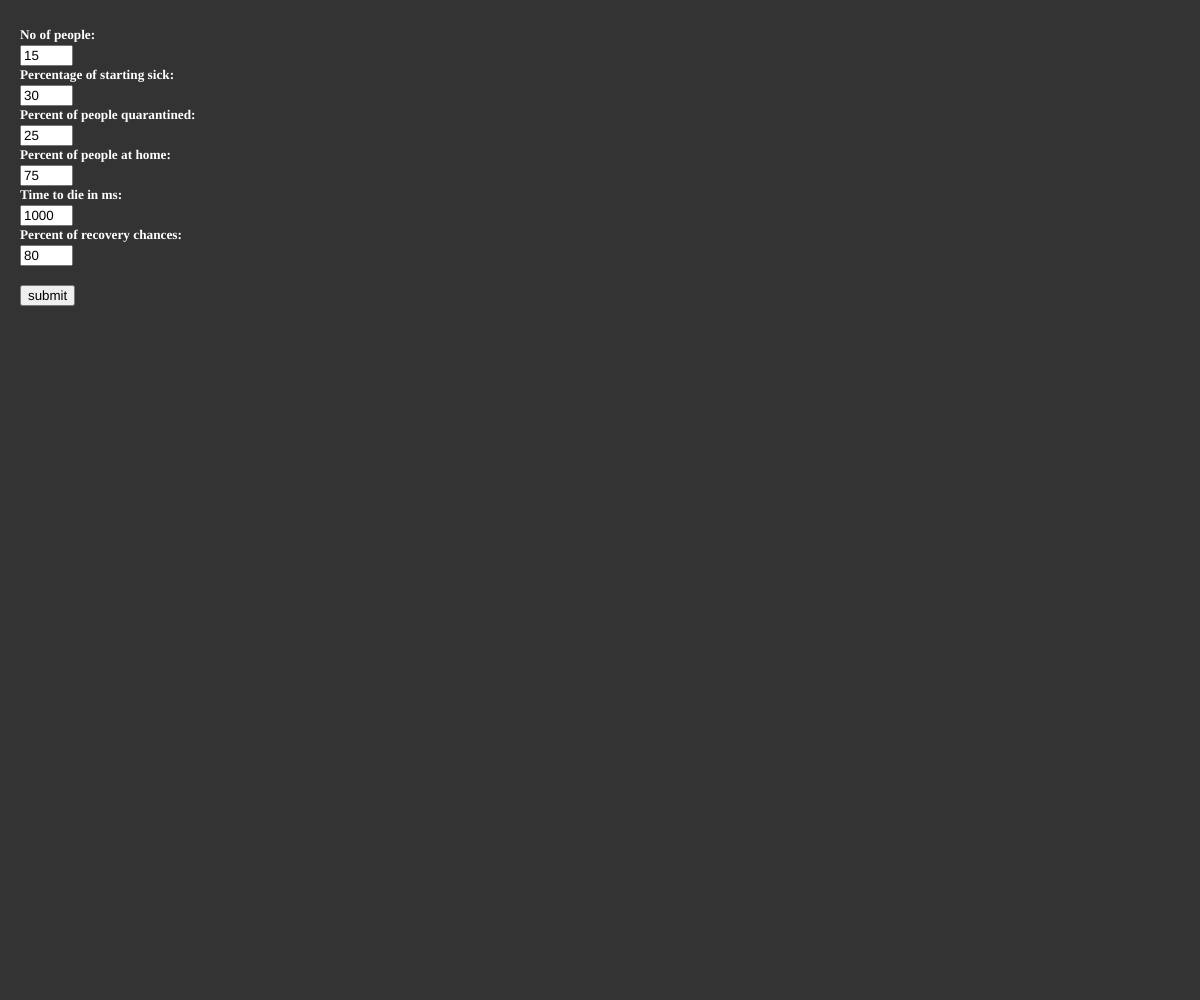
Frame 1 (no input)
Frame 60 (no input): identical to frame 1, image omitted
Frame 120 (the mouse pressed at the canvas centre since frame 60): identical to frame 1, image omitted

The p5.js sketch that drew this single still picture (run headless with seeded random() and noise() and a simulated clock; from frame 60 on, the mouse is pressed at the canvas centre):

// p5.js sketch
// ── sketch.js
let window_x;
let window_y;
let number_of_balls = 15;
let probabilty_of_sick = 30;
let probabilty_of_quar = 25;
let probaility_at_home = 75;
let balls = [];
let RADIU = 20;
let pause = false;
let time_to_death = 10000;
let recovery_probabilty = 80;

let sick_count = 0;
let dead_count = 0;
let recovered_count = 0;
let healty_count = number_of_balls;
let inputs = {
  number_of_balls: {
    defaultValue: 15,
    label: "No of people:",
    x: 20,
    y: 5,
    obj: null,
  },
  probabilty_of_sick: {
    defaultValue: 30,
    label: "Percentage of starting sick:",
    x: 20,
    y: 45,
    obj: null,
  },
  probabilty_of_quar: {
    defaultValue: 25,
    label: "Percent of people quarantined:",
    x: 20,
    y: 85,
    obj: null,
  },
  probaility_at_home: {
    defaultValue: 75,
    label: "Percent of people at home:",
    x: 20,
    y: 125,
    obj: null,
  },
  time_to_death: {
    defaultValue: 10000,
    label: "Time to die in ms:",
    x: 20,
    y: 165,
    obj: null,
  },
  recovery_probabilty: {
    defaultValue: 80,
    label: "Percent of recovery chances:",
    x: 20,
    y: 205,
    obj: null,
  },
};

function setThings() {
  number_of_balls = inputs["number_of_balls"].obj.value();
  probabilty_of_sick = inputs["probabilty_of_sick"].obj.value();
  probabilty_of_quar = inputs["probabilty_of_quar"].obj.value();
  probaility_at_home = inputs["probaility_at_home"].obj.value();
  time_to_death = inputs["time_to_death"].obj.value();
  recovery_probabilty = inputs["recovery_probabilty"].obj.value();
  balls = [];
  RADIU = 20;
  pause = false;
  sick_count = 0;
  dead_count = 0;
  recovered_count = 0;
  healty_count = number_of_balls;

  let placed_balls = 1;
  window_x = windowWidth - 200;
  window_y = windowHeight;
  let x = random(0, window_x - RADIU);
  let y = random(0, window_y - RADIU);
  let at_home = random(100);
  let quar = random(100);
  let sick = random(100);
  if (quar < probabilty_of_quar) {
    balls[0] = new Ball(
      x,
      y,
      false,
      sick < probabilty_of_sick,
      at_home < probaility_at_home
    );
  } else {
    balls[0] = new Ball(x, y, true, sick < probabilty_of_sick, false);
  }

  while (placed_balls < number_of_balls) {
    x = random(0, window_x - RADIU);
    y = random(0, window_y - RADIU);
    let placeit = true;
    let ball_hit = 0;
    for (let i = 0; i < placed_balls; i++) {
      if (
        (x > balls[i].position.x - RADIU && x < balls[i].position.x + RADIU) ||
        (y > balls[i].position.y - RADIU && y < balls[i].position.y + RADIU)
      ) {
        placeit = false;
        ball_hit = i;
        break;
      }
    }
    if (placeit) {
      //console.log("ball"+placed_balls);
      at_home = random(100);
      quar = random(100);
      sick = random(100);
      if (quar < probabilty_of_quar) {
        balls[placed_balls] = new Ball(
          x,
          y,
          false,
          sick < probabilty_of_sick,
          at_home < probaility_at_home
        );
      } else {
        balls[placed_balls] = new Ball(
          x,
          y,
          true,
          sick < probabilty_of_sick,
          false
        );
      }
      placed_balls++;
    } else {
    }
  }
  // createCanvas(windowWidth, windowHeight);
}

function createInputs() {
  for (let x in inputs) {
    let labelText = createElement("h5", inputs[x].label);
    labelText.style("color", "#ffffff");
    labelText.position(inputs[x].x, inputs[x].y);
    inputs[x].obj = createInput(inputs[x].defaultValue, "number");
    inputs[x].obj.size(45);
    inputs[x].obj.position(inputs[x].x, inputs[x].y + 40);
  }
}

function setup() {
  createInputs();
  button = createButton("submit");
  button.position(20, 285);
  button.mousePressed(setThings);

  //balls setup
  createCanvas(windowWidth, windowHeight);
}

function draw() {
  background(51);

  for (let b in balls) {
    //console.log('--')
    //console.log(balls[b])
    if (!pause) balls[b].update();
    balls[b].display();
    if (!pause) balls[b].checkBoundaryCollision();
  }
  if (!pause) {
    for (let i = 0; i < balls.length; i++) {
      for (let j = 0; j < balls.length; j++) {
        balls[i].checkCollision(balls[j]);
      }
    }
  }
  textSize(25);
  fill("white");
  stroke("grey");
  text("Total: " + number_of_balls, window_x + 10, 30);
  text("Healthy: " + healty_count, window_x + 10, 60);
  text("Sick: " + sick_count, window_x + 10, 90);
  text("Dead: " + dead_count, window_x + 10, 120);
  text("Recovered: " + recovered_count, window_x + 10, 150);
}

function keyPressed() {
  if (key == 32) {
    pause = !pause;
    //console.log("pause: "+pause);
  }
}

class Ball {
  constructor(x, y, _is_moving, _is_sick, _cannot_spread) {
    this.position = createVector(x, y);
    this.velocity = p5.Vector.random2D();
    if (_is_moving) {
      this.velocity.mult(2);
    } else {
      this.velocity.mult(0);
    }
    this.radius = RADIU;
    this.m = this.radius * 0.1;
    this.is_moving = _is_moving;
    this.is_sick = _is_sick;
    this.cannot_spread = _cannot_spread;
    if (this.is_sick) {
      this.time_of_sickness = millis();
      sick_count++;
      healty_count--;
    } else {
      this.time_of_sickness = null;
    }
  }

  update() {
    this.position.add(this.velocity);
    if (this.is_sick && !this.is_dead) {
      if (millis() - this.time_of_sickness > time_to_death) {
        this.is_dead = true;
        this.cannot_spread = true;
        dead_count++;
        if (random(100) < recovery_probabilty) {
          recovered_count++;
          dead_count--;
          healty_count++;
          this.is_recovered = true;
        } else {
          this.velocity.mult(0);
        }
        sick_count--;
      }
    }
  }

  checkBoundaryCollision() {
    if (this.is_moving) {
      if (this.position.x > window_x - this.radius) {
        this.position.x = window_x - this.radius;
        this.velocity.x *= -1;
      } else if (this.position.x < this.radius) {
        this.position.x = this.radius;
        this.velocity.x *= -1;
      } else if (this.position.y > window_y - this.radius) {
        this.position.y = window_y - this.radius;
        this.velocity.y *= -1;
      } else if (this.position.y < this.radius) {
        this.position.y = this.radius;
        this.velocity.y *= -1;
      }
    }
  }

  checkCollision(other) {
    if (this.is_moving) {
      // Get distances between the balls components
      let distanceVect = p5.Vector.sub(other.position, this.position);

      // Calculate magnitude of the vector separating the balls
      let distanceVectMag = distanceVect.mag();

      // Minimum distance before they are touching
      let minDistance = this.radius + other.radius;

      if (distanceVectMag < minDistance) {
        let distanceCorrection = (minDistance - distanceVectMag) / 2.0;
        let d = distanceVect.copy();
        let correctionVector = d.normalize().mult(distanceCorrection);
        if (other.is_moving) {
          other.position.add(correctionVector);
        }
        this.position.sub(correctionVector);

        // get angle of distanceVect
        let theta = distanceVect.heading();
        // precalculate trig values
        let sine = sin(theta);
        let cosine = cos(theta);

        /* bTemp will hold rotated ball positions. You 
         just need to worry about bTemp[1] position*/
        let bTemp = [createVector(), createVector()];

        /* this ball's position is relative to the other
         so you can use the vector between them (bVect) as the 
         reference polet in the rotation expressions.
         bTemp[0].position.x and bTemp[0].position.y will initialize
         automatically to 0.0, which is what you want
         since b[1] will rotate around b[0] */
        bTemp[1].x = cosine * distanceVect.x + sine * distanceVect.y;
        bTemp[1].y = cosine * distanceVect.y - sine * distanceVect.x;

        // rotate Temporary velocities
        let vTemp = [createVector(), createVector()];

        vTemp[0].x = cosine * this.velocity.x + sine * this.velocity.y;
        vTemp[0].y = cosine * this.velocity.y - sine * this.velocity.x;
        vTemp[1].x = cosine * other.velocity.x + sine * other.velocity.y;
        vTemp[1].y = cosine * other.velocity.y - sine * other.velocity.x;

        /* Now that velocities are rotated, you can use 1D
         conservation of momentum equations to calculate 
         the final velocity along the x-axis. */
        let vFinal = [createVector(), createVector()];

        // final rotated velocity for b[0]
        vFinal[0].x =
          ((this.m - other.m) * vTemp[0].x + 2 * other.m * vTemp[1].x) /
          (this.m + other.m);
        vFinal[0].y = vTemp[0].y;

        // final rotated velocity for b[0]
        vFinal[1].x =
          ((other.m - this.m) * vTemp[1].x + 2 * this.m * vTemp[0].x) /
          (this.m + other.m);
        vFinal[1].y = vTemp[1].y;

        // hack to avoid clumping
        bTemp[0].x += vFinal[0].x;
        bTemp[1].x += vFinal[1].x;

        /* Rotate ball positions and velocities back
         Reverse signs in trig expressions to rotate 
         in the opposite direction */
        // rotate balls
        let bFinal = [createVector(), createVector()];

        bFinal[0].x = cosine * bTemp[0].x - sine * bTemp[0].y;
        bFinal[0].y = cosine * bTemp[0].y + sine * bTemp[0].x;
        bFinal[1].x = cosine * bTemp[1].x - sine * bTemp[1].y;
        bFinal[1].y = cosine * bTemp[1].y + sine * bTemp[1].x;

        // update balls to screen position
        if (other.is_moving) {
          other.position.x = this.position.x + bFinal[1].x;
          other.position.y = this.position.y + bFinal[1].y;
        }
        this.position.add(bFinal[0]);

        // update velocities
        if (other.is_moving) {
          this.velocity.x = cosine * vFinal[0].x - sine * vFinal[0].y;
          this.velocity.y = cosine * vFinal[0].y + sine * vFinal[0].x;
          other.velocity.x = cosine * vFinal[1].x - sine * vFinal[1].y;
          other.velocity.y = cosine * vFinal[1].y + sine * vFinal[1].x;
        }
        if (other.is_sick && !this.cannot_spread && !other.cannot_spread) {
          this.is_sick = true;
          if (!this.time_of_sickness) {
            this.time_of_sickness = millis();
            sick_count++;
            healty_count--;
          }
        }
        if (this.is_sick && !other.cannot_spread && !this.cannot_spread) {
          other.is_sick = true;
          if (!other.time_of_sickness) {
            other.time_of_sickness = millis();
            sick_count++;
            healty_count--;
          }
        }
      }
    }
  }

  display() {
    fill(204);
    stroke(0);
    if (this.is_sick) {
      fill(255, 0, 0);
    }
    if (this.cannot_spread) {
      stroke(255, 255, 0);
    }
    if (this.is_dead) {
      fill(0);
    }
    if (this.is_recovered) {
      fill(0, 0, 255);
    }

    ellipse(this.position.x, this.position.y, this.radius * 2, this.radius * 2);
  }
}
